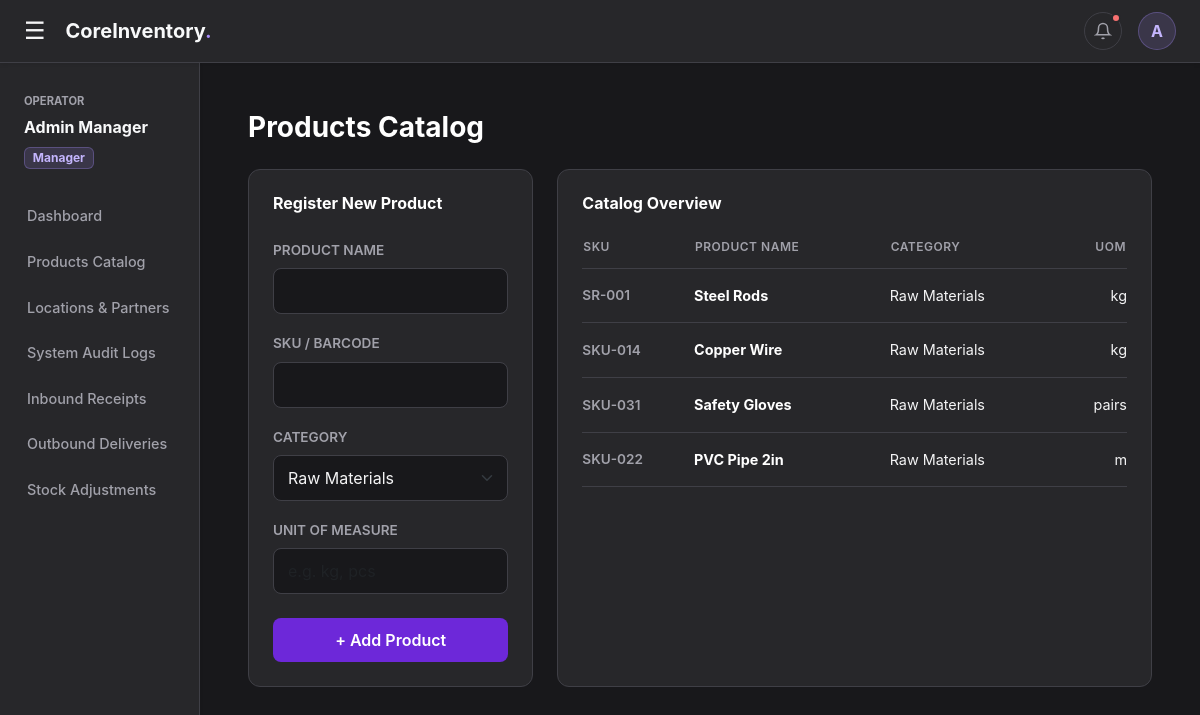
Screenshot of /products (signed in) with the database file from the repository.
### app.py (models this page shows)
class User(db.Model):
    __tablename__ = 'users'
    id = db.Column(db.Integer, primary_key=True)
    username = db.Column(db.String(50), unique=True, nullable=False)
    email = db.Column(db.String(100), unique=True, nullable=False)
    password_hash = db.Column(db.String(255), nullable=False)
    role = db.Column(db.String(20), nullable=False, default='Manager')
    address = db.Column(db.Text, nullable=True)
    preferred_payment = db.Column(db.String(20), nullable=True, default='UPI')
    reset_otp = db.Column(db.String(6), nullable=True)
    otp_expiry = db.Column(db.DateTime, nullable=True)

class Product(db.Model):
    __tablename__ = 'products'
    id = db.Column(db.Integer, primary_key=True)
    name = db.Column(db.String(255), nullable=False)
    sku = db.Column(db.String(100), unique=True, nullable=False)
    category_id = db.Column(db.Integer, db.ForeignKey('product_categories.id'))
    unit_of_measure = db.Column(db.String(50), nullable=False)
    created_at = db.Column(db.DateTime, default=datetime.utcnow)

class ProductCategory(db.Model):
    __tablename__ = 'product_categories'
    id = db.Column(db.Integer, primary_key=True)
    name = db.Column(db.String(100), unique=True, nullable=False)

### app.py (the view, shortened to what this page needs)
@app.route('/products', methods=['GET', 'POST'])
@login_required
@role_required('Manager')
def products():
    duplicate_id = request.args.get('duplicate_id')
    base_query = db.session.query(Product.id, Product.name, Product.sku, Product.unit_of_measure, ProductCategory.name.label('category_name')).outerjoin(ProductCategory, Product.category_id == ProductCategory.id)
    if duplicate_id:
        products_list = base_query.filter(Product.id == duplicate_id).all()
    else:
        products_list = base_query.all()
    categories = ProductCategory.query.all()
    return render_template('products.html', products=products_list, categories=categories, is_filtered=bool(duplicate_id))

### app.py (called while the page is built)
@app.context_processor
def inject_global_data():
    if 'user_id' in session:
        nav_pending = InventoryOperation.query.filter(InventoryOperation.status != 'Done').order_by(InventoryOperation.created_at.desc()).limit(4).all()
        nav_completed = InventoryOperation.query.filter_by(status='Done').order_by(InventoryOperation.created_at.desc()).limit(4).all()
        return dict(nav_pending=nav_pending, nav_completed=nav_completed)
    return dict()

def login_required(f):
    @wraps(f)
    def decorated_function(*args, **kwargs):
        if 'user_id' not in session: return redirect(url_for('login'))
        user = User.query.get(session['user_id'])
        if not user:
            session.clear()
            return redirect(url_for('login'))
        return f(*args, **kwargs)
    return decorated_function

def role_required(allowed_role):
    def decorator(f):
        @wraps(f)
        def decorated_function(*args, **kwargs):
            if session.get('user_role') != allowed_role:
                flash(f'Access Denied: Requires {allowed_role} clearance.', 'danger')
                return redirect(url_for('dashboard'))
            return f(*args, **kwargs)
        return decorated_function
    return decorator

### templates/products.html (shortened to what this page needs)
{% extends "base.html" %}
{% block content %}
<div class="d-flex justify-content-between align-items-center mb-4">
    <h1 class="h3 text-white fw-bold mb-0">Products Catalog</h1>
</div>
<div class="row g-4">
    <div class="col-lg-4">
        <div class="panel-card h-100">
            <h6 class="text-white fw-bold mb-4">Register New Product</h6>
            <form method="POST" action="/products">
                <div class="mb-3">
                    <label class="form-label text-muted-custom">Product Name</label>
                    <input type="text" name="name" class="form-control dark-input" required>
                </div>
                <div class="mb-3">
                    <label class="form-label text-muted-custom">SKU / Barcode</label>
                    <input type="text" name="sku" class="form-control dark-input" required>
                </div>
                <div class="mb-3">
                    <label class="form-label text-muted-custom">Category</label>
                    <select name="category_id" class="form-select dark-input" required>
                        {% for cat in categories %}<option value="{{ cat.id }}">{{ cat.name }}</option>{% endfor %}
                    </select>
                </div>
                <div class="mb-4">
                    <label class="form-label text-muted-custom">Unit of Measure</label>
                    <input type="text" name="uom" class="form-control dark-input" required placeholder="e.g. kg, pcs">
                </div>
                <button type="submit" class="btn-purple w-100">+ Add Product</button>
            </form>
        </div>
    </div>
    <div class="col-lg-8">
        <div class="panel-card h-100">
            <div class="d-flex justify-content-between align-items-center mb-4">
                <h6 class="text-white fw-bold mb-0">Catalog Overview</h6>
            </div>
            <div class="table-responsive">
                <table class="custom-table">
                    <thead><tr><th>SKU</th><th>Product Name</th><th>Category</th><th class="text-end">UoM</th></tr></thead>
                    <tbody>
                        {% for p in products %}
                        <tr {% if is_filtered %}style="background-color: rgba(248, 113, 113, 0.05);"{% endif %}>
                            <td class="text-muted-custom">{{ p.sku }}</td>
                            <td class="fw-bold text-white">{{ p.name }}</td>
                            <td>{{ p.category_name }}</td>
                            <td class="text-end">{{ p.unit_of_measure }}</td>
                        </tr>
                        {% else %}
                        <tr><td colspan="4" class="text-center text-muted py-4">No products found.</td></tr>
                        {% endfor %}
                    </tbody>
                </table>
            </div>
        </div>
    </div>
</div>
{% endblock %}

### templates/base.html (shortened to what this page needs)
<!DOCTYPE html>
<html lang="en">
<head>
    <link href="https://cdn.jsdelivr.net/npm/bootstrap@5.3.0/dist/css/bootstrap.min.css" rel="stylesheet">
</head>
<body>
    <div class="top-navbar sticky-top shadow-sm">
        <div class="d-flex align-items-center">
            <button class="burger-icon" id="sidebarToggle">&#9776;</button>
            <h5 class="mb-0 fw-bold text-light">CoreInventory<span style="color: var(--accent-light)">.</span></h5>
        </div>
        <div class="d-flex align-items-center">
            <div class="dropdown me-3">
                <button class="nav-icon-btn" type="button" data-bs-toggle="dropdown" aria-expanded="false">
                    <svg width="18" height="18" viewBox="0 0 24 24" fill="none" stroke="currentColor" stroke-width="2"><path d="M18 8A6 6 0 0 0 6 8c0 7-3 9-3 9h18s-3-2-3-9"></path><path d="M13.73 21a2 2 0 0 1-3.46 0"></path></svg>
                    {% if nav_pending|length > 0 %}
                        <span class="notification-dot"></span>
                    {% endif %}
                </button>
            </div>
            <div class="dropdown">
                <button class="profile-btn" type="button" data-bs-toggle="dropdown" aria-expanded="false">
                    {{ session.get('user_name', 'U')[0] | upper }}
                </button>
            </div>
        </div>
    </div>
    <div class="container-fluid position-relative">
        <div class="row flex-nowrap">
            <nav id="sidebar" class="col-auto col-md-3 col-lg-2 px-0 sidebar-menu shadow-sm">
                <div class="px-4 mb-4">
                    <small class="text-uppercase fw-bold" style="color: var(--text-muted); font-size: 0.7rem;">Operator</small>
                    <div class="text-light mt-1 fw-bold">{{ session.get('user_name', 'System User') }}</div>
                    <span class="badge mt-2" style="background: rgba(167, 139, 250, 0.15); color: #C4B5FD; border: 1px solid rgba(167, 139, 250, 0.3);">{{ session.get('user_role', 'Guest') }}</span>
                </div>
                <a href="/dashboard">Dashboard</a>
                {% if session.get('user_role') == 'Manager' %}
                    <a href="/products">Products Catalog</a>
                    <a href="/locations">Locations & Partners</a>
                    <a href="/audit">System Audit Logs</a>
                {% endif %}
                <a href="/receipts">Inbound Receipts</a>
                <a href="/deliveries">Outbound Deliveries</a>
                <a href="/adjustments">Stock Adjustments</a>
            </nav>
            <main class="col px-md-5 py-5">
                {% block content %}{% endblock %}
            </main>
        </div>
    </div>
</body>
</html>

### templates/base.html (style rules this page uses)
:root { --bg-dark: #18181B; --surface-dark: #27272A; --border-dark: #3F3F46; --text-primary: #F4F4F5; --text-muted: #A1A1AA; --accent-light: #A78BFA; }
body { background-color: var(--bg-dark); color: var(--text-primary); overflow-x: hidden; font-family: 'Inter', system-ui, sans-serif; }
.top-navbar { background-color: var(--surface-dark); border-bottom: 1px solid var(--border-dark); padding: 12px 24px; display: flex; align-items: center; justify-content: space-between; }
.burger-icon { font-size: 1.5rem; cursor: pointer; margin-right: 20px; border: none; background: none; color: var(--text-primary); padding: 0; transition: color 0.2s; }
.nav-icon-btn { background: transparent; border: 1px solid var(--border-dark); color: var(--text-muted); border-radius: 50%; width: 38px; height: 38px; display: flex; align-items: center; justify-content: center; transition: all 0.2s; position: relative; }
.notification-dot { position: absolute; top: 0px; right: 0px; width: 10px; height: 10px; background-color: #F87171; border-radius: 50%; border: 2px solid var(--surface-dark); }
.profile-btn { background: rgba(167, 139, 250, 0.15); color: #C4B5FD; border: 1px solid rgba(167, 139, 250, 0.3); border-radius: 50%; width: 38px; height: 38px; font-weight: bold; display: flex; align-items: center; justify-content: center; text-decoration: none; cursor: pointer; }
.sidebar-menu { min-height: calc(100vh - 63px); background-color: var(--surface-dark); border-right: 1px solid var(--border-dark); padding-top: 24px; transition: all 0.2s ease-in-out; }
.sidebar-menu a { color: var(--text-muted); text-decoration: none; padding: 12px 24px; display: block; font-weight: 500; font-size: 0.9rem; transition: all 0.2s; border-left: 3px solid transparent; }

### templates/products.html (style rules this page uses)
.panel-card { background-color: #27272A; border: 1px solid #3F3F46; border-radius: 12px; padding: 24px; }
.dark-input { background-color: #18181B; border: 1px solid #3F3F46; color: #F4F4F5; border-radius: 8px; padding: 10px 14px; transition: all 0.2s; }
.custom-table { width: 100%; color: #F4F4F5; font-size: 0.9rem; }
.custom-table th { color: #A1A1AA; text-transform: uppercase; font-size: 0.75rem; letter-spacing: 0.5px; border-bottom: 1px solid #3F3F46; padding-bottom: 12px; font-weight: 600; }
.custom-table td { padding: 16px 0; border-bottom: 1px solid #3F3F46; vertical-align: middle; }
.btn-purple { background-color: #6D28D9; color: white; border: none; border-radius: 8px; padding: 10px 24px; font-weight: 600; transition: all 0.2s; }
.text-muted-custom { color: #A1A1AA; font-size: 0.85rem; font-weight: 600; text-transform: uppercase; }

### rows the page displays
User: get "Admin Manager", get "Manager"
Product: sku "SR-001", name "Steel Rods", category_name "Raw Materials", unit_of_measure "kg"
Product: sku "SKU-014", name "Copper Wire", category_name "Raw Materials", unit_of_measure "kg"
Product: sku "SKU-031", name "Safety Gloves", category_name "Raw Materials", unit_of_measure "pairs"
Product: sku "SKU-022", name "PVC Pipe 2in", category_name "Raw Materials", unit_of_measure "m"

### other values shown
{{ session.get('user_name', 'U')[0] | upper }} "A"
form field category_id "Raw Materials"
